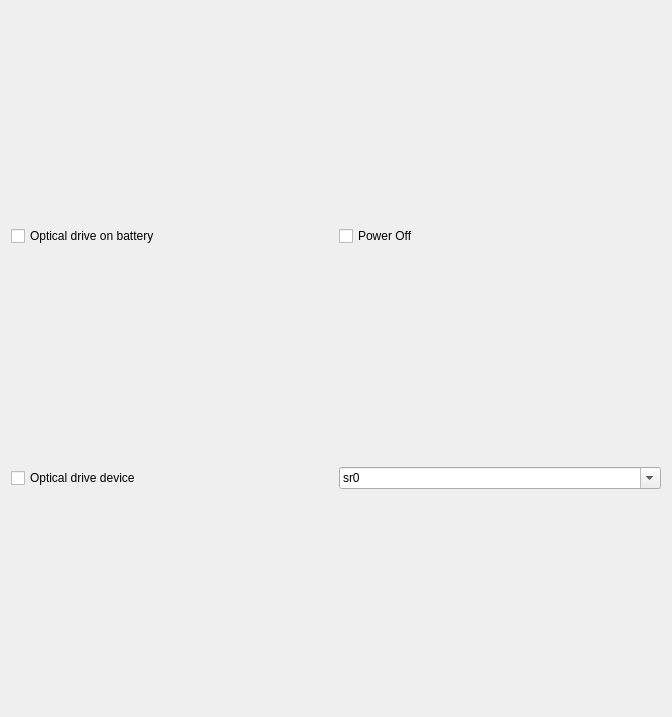
          <widget class="QWidget" name="scrollAreaWidgetContents_8">
           <property name="geometry">
            <rect>
             <x>0</x>
             <y>0</y>
             <width>672</width>
             <height>717</height>
            </rect>
           </property>
           <layout class="QVBoxLayout" name="verticalLayout_18">
            <item>
             <layout class="QHBoxLayout" name="horizontalLayout_42">
              <item>
               <widget class="QCheckBox" name="checkBox_50">
                <property name="text">
                 <string>Optical drive on battery</string>
                </property>
                <property name="tristate">
                 <bool>true</bool>
                </property>
               </widget>
              </item>
              <item>
               <widget class="QCheckBox" name="checkBox_51">
                <property name="text">
                 <string>Power Off</string>
                </property>
               </widget>
              </item>
             </layout>
            </item>
            <item>
             <layout class="QHBoxLayout" name="horizontalLayout_43">
              <item>
               <widget class="QCheckBox" name="checkBox_52">
                <property name="text">
                 <string>Optical drive device</string>
                </property>
               </widget>
              </item>
              <item>
               <widget class="QComboBox" name="comboBox_21">
                <property name="editable">
                 <bool>true</bool>
                </property>
                <item>
                 <property name="text">
                  <string>sr0</string>
                 </property>
                </item>
               </widget>
              </item>
             </layout>
            </item>
           </layout>
          </widget>
